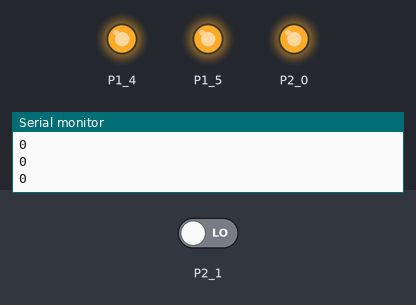
The sketch below on a simulated TI MSP430 LaunchPad. Parts: output pins drawn as LEDs (lit = HIGH), the last lines printed to the serial monitor. Inputs (shaded band) come from the test bench; at power-on: P2_1 LOW.

Above: at 1.8 s.
1.9 s: P2_1 driven HIGH
At 3.0 s:
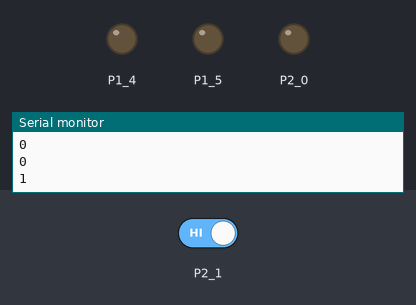
Timing chart, 0 to 4.9 s (numbered marks = the images above; inputs shaded):
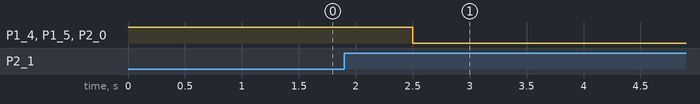

The sketch:

FINAL_CODE.ino
```cpp
void setup()
{
  Serial.begin(9600);
  pinMode(P1_4, OUTPUT);
  pinMode(P1_5, OUTPUT);
  pinMode(P2_0, OUTPUT);
}

void loop()
{
  digitalWrite(P1_4, HIGH);
  digitalWrite(P1_5, HIGH);
  digitalWrite(P2_0, HIGH);

  int pin = digitalRead(P2_1);
  Serial.println(pin);
  delay(500);

  if (pin == 1)
  {
    digitalWrite(P1_4, LOW);
    digitalWrite(P1_5, LOW);
    digitalWrite(P2_0, LOW);
    delay(7200000);


  }

}
```

Measured:
- after the input at 1.9 s, P1_4, P1_5, P2_0: HIGH → LOW after 0.60 s
